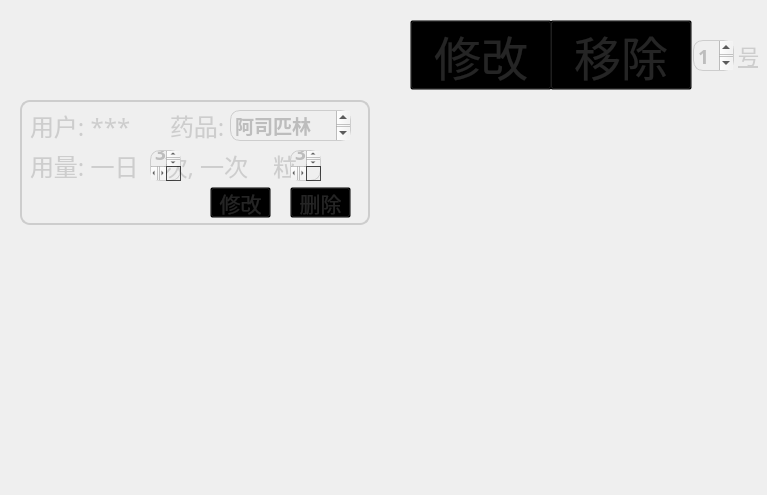
     <widget class="QWidget" name="scrollAreaWidgetContents_2">
      <property name="geometry">
       <rect>
        <x>0</x>
        <y>0</y>
        <width>767</width>
        <height>495</height>
       </rect>
      </property>
      <property name="minimumSize">
       <size>
        <width>0</width>
        <height>495</height>
       </size>
      </property>
      <property name="maximumSize">
       <size>
        <width>767</width>
        <height>100000</height>
       </size>
      </property>
      <property name="styleSheet">
       <string notr="true">QWidget#scrollAreaWidgetContents_2
{
	background-color: transparent;
}</string>
      </property>
      <widget class="QLabel" name="label_84">
       <property name="geometry">
        <rect>
         <x>10</x>
         <y>10</y>
         <width>401</width>
         <height>81</height>
        </rect>
       </property>
       <property name="font">
        <font>
         <family>礼品卉自由落体</family>
         <pointsize>16</pointsize>
        </font>
       </property>
       <property name="styleSheet">
        <string notr="true">QLabel{
	
	background-image: url(:/windows_img/resource_dir/src_img/identify.png);
	background-repeat: no-repeat; /* 禁止图片重复填充 */
                background-position: center;   /* 图片居中显示 */
}</string>
       </property>
       <property name="text">
        <string/>
       </property>
      </widget>
      <widget class="QLabel" name="label_85">
       <property name="geometry">
        <rect>
         <x>20</x>
         <y>100</y>
         <width>350</width>
         <height>125</height>
        </rect>
       </property>
       <property name="styleSheet">
        <string notr="true">QLabel{
		border: 2px solid #cdcdcd;           /* 设置边框样式 */
                border-radius: 10px;               /* 设置圆角半径 */
}</string>
       </property>
       <property name="text">
        <string/>
       </property>
      </widget>
      <widget class="QLabel" name="label_86">
       <property name="geometry">
        <rect>
         <x>30</x>
         <y>90</y>
         <width>161</width>
         <height>71</height>
        </rect>
       </property>
       <property name="font">
        <font>
         <family>礼品卉自由落体</family>
         <pointsize>18</pointsize>
        </font>
       </property>
       <property name="styleSheet">
        <string notr="true">QLabel{
	color: #cdcdcd;
}</string>
       </property>
       <property name="text">
        <string>用户: ***</string>
       </property>
      </widget>
      <widget class="QLabel" name="label_87">
       <property name="geometry">
        <rect>
         <x>170</x>
         <y>90</y>
         <width>161</width>
         <height>71</height>
        </rect>
       </property>
       <property name="font">
        <font>
         <family>礼品卉自由落体</family>
         <pointsize>18</pointsize>
        </font>
       </property>
       <property name="styleSheet">
        <string notr="true">QLabel{
	color: #cdcdcd;
}</string>
       </property>
       <property name="text">
        <string>药品: </string>
       </property>
      </widget>
      <widget class="QTextEdit" name="textEdit_37">
       <property name="geometry">
        <rect>
         <x>230</x>
         <y>110</y>
         <width>121</width>
         <height>31</height>
        </rect>
       </property>
       <property name="font">
        <font>
         <family>礼品卉自由落体</family>
         <pointsize>14</pointsize>
         <bold>true</bold>
        </font>
       </property>
       <property name="styleSheet">
        <string notr="true">QTextEdit{
	color: #bdbdbd;
	border: 1px solid #cdcdcd;           /* 设置边框样式 */
                border-radius: 10px;               /* 设置圆角半径 */
	background-color: transparent; /* 背景色透明 */
}</string>
       </property>
       <property name="html">
        <string>&lt;!DOCTYPE HTML PUBLIC &quot;-//W3C//DTD HTML 4.0//EN&quot; &quot;http://www.w3.org/TR/REC-html40/strict.dtd&quot;&gt;
&lt;html&gt;&lt;head&gt;&lt;meta name=&quot;qrichtext&quot; content=&quot;1&quot; /&gt;&lt;meta charset=&quot;utf-8&quot; /&gt;&lt;style type=&quot;text/css&quot;&gt;
p, li { white-space: pre-wrap; }
hr { height: 1px; border-width: 0; }
li.unchecked::marker { content: &quot;\2610&quot;; }
li.checked::marker { content: &quot;\2612&quot;; }
&lt;/style&gt;&lt;/head&gt;&lt;body style=&quot; font-family:'礼品卉自由落体'; font-size:14pt; font-weight:700; font-style:normal;&quot;&gt;
&lt;p style=&quot; margin-top:0px; margin-bottom:0px; margin-left:0px; margin-right:0px; -qt-block-indent:0; text-indent:0px;&quot;&gt;阿司匹林&lt;/p&gt;&lt;/body&gt;&lt;/html&gt;</string>
       </property>
      </widget>
      <widget class="QLabel" name="label_88">
       <property name="geometry">
        <rect>
         <x>30</x>
         <y>130</y>
         <width>361</width>
         <height>71</height>
        </rect>
       </property>
       <property name="font">
        <font>
         <family>礼品卉自由落体</family>
         <pointsize>18</pointsize>
        </font>
       </property>
       <property name="styleSheet">
        <string notr="true">QLabel{
	color: #cdcdcd;
}</string>
       </property>
       <property name="text">
        <string>用量: 一日    次, 一次    粒</string>
       </property>
      </widget>
      <widget class="QTextEdit" name="textEdit_38">
       <property name="geometry">
        <rect>
         <x>150</x>
         <y>150</y>
         <width>31</width>
         <height>31</height>
        </rect>
       </property>
       <property name="font">
        <font>
         <family>礼品卉自由落体</family>
         <pointsize>14</pointsize>
         <bold>true</bold>
        </font>
       </property>
       <property name="styleSheet">
        <string notr="true">QTextEdit{
	color: #bdbdbd;
	border: 1px solid #cdcdcd;           /* 设置边框样式 */
                border-radius: 10px;               /* 设置圆角半径 */
	background-color: transparent; /* 背景色透明 */
}</string>
       </property>
       <property name="html">
        <string>&lt;!DOCTYPE HTML PUBLIC &quot;-//W3C//DTD HTML 4.0//EN&quot; &quot;http://www.w3.org/TR/REC-html40/strict.dtd&quot;&gt;
&lt;html&gt;&lt;head&gt;&lt;meta name=&quot;qrichtext&quot; content=&quot;1&quot; /&gt;&lt;meta charset=&quot;utf-8&quot; /&gt;&lt;style type=&quot;text/css&quot;&gt;
p, li { white-space: pre-wrap; }
hr { height: 1px; border-width: 0; }
li.unchecked::marker { content: &quot;\2610&quot;; }
li.checked::marker { content: &quot;\2612&quot;; }
&lt;/style&gt;&lt;/head&gt;&lt;body style=&quot; font-family:'礼品卉自由落体'; font-size:14pt; font-weight:700; font-style:normal;&quot;&gt;
&lt;p style=&quot; margin-top:0px; margin-bottom:0px; margin-left:0px; margin-right:0px; -qt-block-indent:0; text-indent:0px;&quot;&gt;3&lt;/p&gt;&lt;/body&gt;&lt;/html&gt;</string>
       </property>
      </widget>
      <widget class="QTextEdit" name="textEdit_39">
       <property name="geometry">
        <rect>
         <x>290</x>
         <y>150</y>
         <width>31</width>
         <height>31</height>
        </rect>
       </property>
       <property name="font">
        <font>
         <family>礼品卉自由落体</family>
         <pointsize>14</pointsize>
         <bold>true</bold>
        </font>
       </property>
       <property name="styleSheet">
        <string notr="true">QTextEdit{
	color: #bdbdbd;
	border: 1px solid #cdcdcd;           /* 设置边框样式 */
                border-radius: 10px;               /* 设置圆角半径 */
	background-color: transparent; /* 背景色透明 */
}</string>
       </property>
       <property name="html">
        <string>&lt;!DOCTYPE HTML PUBLIC &quot;-//W3C//DTD HTML 4.0//EN&quot; &quot;http://www.w3.org/TR/REC-html40/strict.dtd&quot;&gt;
&lt;html&gt;&lt;head&gt;&lt;meta name=&quot;qrichtext&quot; content=&quot;1&quot; /&gt;&lt;meta charset=&quot;utf-8&quot; /&gt;&lt;style type=&quot;text/css&quot;&gt;
p, li { white-space: pre-wrap; }
hr { height: 1px; border-width: 0; }
li.unchecked::marker { content: &quot;\2610&quot;; }
li.checked::marker { content: &quot;\2612&quot;; }
&lt;/style&gt;&lt;/head&gt;&lt;body style=&quot; font-family:'礼品卉自由落体'; font-size:14pt; font-weight:700; font-style:normal;&quot;&gt;
&lt;p style=&quot; margin-top:0px; margin-bottom:0px; margin-left:0px; margin-right:0px; -qt-block-indent:0; text-indent:0px;&quot;&gt;3&lt;/p&gt;&lt;/body&gt;&lt;/html&gt;</string>
       </property>
      </widget>
      <widget class="QPushButton" name="pushButton_24">
       <property name="geometry">
        <rect>
         <x>210</x>
         <y>187</y>
         <width>61</width>
         <height>31</height>
        </rect>
       </property>
       <property name="font">
        <font>
         <family>礼品卉自由落体</family>
         <pointsize>16</pointsize>
         <bold>false</bold>
        </font>
       </property>
       <property name="styleSheet">
        <string notr="true">QPushButton{
	color: #252525;
	background-image: url(:/windows_img/resource_dir/src_img/manage_fix_button.png);
	background-color: transparent; /* 背景色透明 */
	background-repeat: no-repeat; /* 禁止图片重复填充 */
                background-position: center;   /* 图片居中显示 */
}
QPushButton:hover{
	background-image: url(:/windows_img/resource_dir/src_img/manage_fix_float.png);
	
}</string>
       </property>
       <property name="text">
        <string>修改</string>
       </property>
      </widget>
      <widget class="QPushButton" name="pushButton_25">
       <property name="geometry">
        <rect>
         <x>290</x>
         <y>187</y>
         <width>61</width>
         <height>31</height>
        </rect>
       </property>
       <property name="font">
        <font>
         <family>礼品卉自由落体</family>
         <pointsize>16</pointsize>
         <bold>false</bold>
        </font>
       </property>
       <property name="styleSheet">
        <string notr="true">QPushButton{
	color: #252525;
	background-image: url(:/windows_img/resource_dir/src_img/manage_fix_button.png);
	background-color: transparent; /* 背景色透明 */
	background-repeat: no-repeat; /* 禁止图片重复填充 */
                background-position: center;   /* 图片居中显示 */
}
QPushButton:hover{
	background-image: url(:/windows_img/resource_dir/src_img/manage_fix_float.png);
	
}</string>
       </property>
       <property name="text">
        <string>删除</string>
       </property>
      </widget>
      <widget class="QLabel" name="label_89">
       <property name="geometry">
        <rect>
         <x>600</x>
         <y>300</y>
         <width>171</width>
         <height>201</height>
        </rect>
       </property>
       <property name="font">
        <font>
         <family>礼品卉自由落体</family>
         <pointsize>16</pointsize>
        </font>
       </property>
       <property name="styleSheet">
        <string notr="true">QLabel{
	
	background-image: url(:/windows_img/resource_dir/src_img/37-animation.png);
	background-repeat: no-repeat; /* 禁止图片重复填充 */
                background-position: center;   /* 图片居中显示 */
}</string>
       </property>
       <property name="text">
        <string/>
       </property>
      </widget>
      <widget class="QPushButton" name="pushButton_26">
       <property name="geometry">
        <rect>
         <x>410</x>
         <y>20</y>
         <width>142</width>
         <height>70</height>
        </rect>
       </property>
       <property name="font">
        <font>
         <family>礼品卉自由落体</family>
         <pointsize>35</pointsize>
         <bold>false</bold>
        </font>
       </property>
       <property name="styleSheet">
        <string notr="true">QPushButton{
	color: #252525;
	background-image: url(:/windows_img/resource_dir/src_img/face_button.png);
	background-color: transparent; /* 背景色透明 */
	background-repeat: no-repeat; /* 禁止图片重复填充 */
                background-position: center;   /* 图片居中显示 */
}
QPushButton:hover{
	
	background-image: url(:/windows_img/resource_dir/src_img/face_float.png);
	
}</string>
       </property>
       <property name="text">
        <string>修改</string>
       </property>
      </widget>
      <widget class="QLabel" name="label_94">
       <property name="geometry">
        <rect>
         <x>738</x>
         <y>34</y>
         <width>21</width>
         <height>41</height>
        </rect>
       </property>
       <property name="font">
        <font>
         <family>礼品卉自由落体</family>
         <pointsize>16</pointsize>
         <italic>false</italic>
         <bold>false</bold>
         <underline>true</underline>
        </font>
       </property>
       <property name="styleSheet">
        <string notr="true">QLabel{
	color: #cdcdcd;
}</string>
       </property>
       <property name="text">
        <string>号</string>
       </property>
      </widget>
      <widget class="QTextEdit" name="textEdit_40">
       <property name="geometry">
        <rect>
         <x>693</x>
         <y>40</y>
         <width>41</width>
         <height>31</height>
        </rect>
       </property>
       <property name="font">
        <font>
         <family>礼品卉自由落体</family>
         <pointsize>14</pointsize>
         <bold>true</bold>
        </font>
       </property>
       <property name="styleSheet">
        <string notr="true">QTextEdit{
	color: #bdbdbd;
	border: 1px solid #cdcdcd;           /* 设置边框样式 */
                border-radius: 10px;               /* 设置圆角半径 */
	background-color: transparent; /* 背景色透明 */
}</string>
       </property>
       <property name="html">
        <string>&lt;!DOCTYPE HTML PUBLIC &quot;-//W3C//DTD HTML 4.0//EN&quot; &quot;http://www.w3.org/TR/REC-html40/strict.dtd&quot;&gt;
&lt;html&gt;&lt;head&gt;&lt;meta name=&quot;qrichtext&quot; content=&quot;1&quot; /&gt;&lt;meta charset=&quot;utf-8&quot; /&gt;&lt;style type=&quot;text/css&quot;&gt;
p, li { white-space: pre-wrap; }
hr { height: 1px; border-width: 0; }
li.unchecked::marker { content: &quot;\2610&quot;; }
li.checked::marker { content: &quot;\2612&quot;; }
&lt;/style&gt;&lt;/head&gt;&lt;body style=&quot; font-family:'礼品卉自由落体'; font-size:14pt; font-weight:700; font-style:normal;&quot;&gt;
&lt;p style=&quot; margin-top:0px; margin-bottom:0px; margin-left:0px; margin-right:0px; -qt-block-indent:0; text-indent:0px;&quot;&gt;123&lt;/p&gt;&lt;/body&gt;&lt;/html&gt;</string>
       </property>
      </widget>
      <widget class="QPushButton" name="pushButton_27">
       <property name="geometry">
        <rect>
         <x>550</x>
         <y>20</y>
         <width>142</width>
         <height>70</height>
        </rect>
       </property>
       <property name="font">
        <font>
         <family>礼品卉自由落体</family>
         <pointsize>35</pointsize>
         <bold>false</bold>
        </font>
       </property>
       <property name="styleSheet">
        <string notr="true">QPushButton{
	color: #252525;
	background-image: url(:/windows_img/resource_dir/src_img/face_button.png);
	background-color: transparent; /* 背景色透明 */
	background-repeat: no-repeat; /* 禁止图片重复填充 */
                background-position: center;   /* 图片居中显示 */
}
QPushButton:hover{
	
	background-image: url(:/windows_img/resource_dir/src_img/face_float.png);
	
}</string>
       </property>
       <property name="text">
        <string>移除</string>
       </property>
      </widget>
     </widget>
